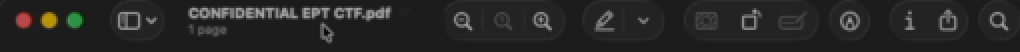
#> input picture writeups/forensics/Censoring/abyss/template.png, 510 x 26 px (shown 2 times larger)
$ python track.py
#> lines starting #> are read from the running program, lines starting #| are printed output that depends on the picture; pictures that were not available may be replaced by others from this repository, and a replacement may not be noted
import cv2, glob, os
import numpy as np

os.makedirs("tracked", exist_ok=True)

PDF_W = 506
PDF_H = 300

template = cv2.imread("template.png", cv2.IMREAD_GRAYSCALE)
#> template: shape (26, 510); min 2, max 165, mean 39.1
th, tw = template.shape[:2]
#> th = 26; tw = 510

for f in sorted(glob.glob("frames/*.png")):
    img = cv2.imread(f)
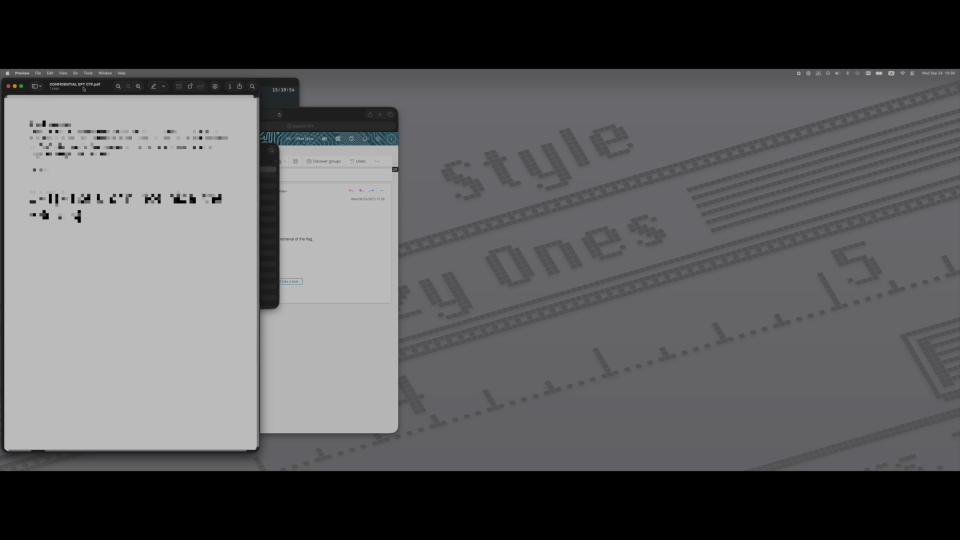
#> input picture writeups/forensics/Censoring/abyss/example_frame1.png, 1920 x 1080 px, given as the content of the folder frames, which was not available (shown at 1/2 size)
#> img is the input picture: shape (1080, 1920, 3); mean B, G, R 92.9, 91.4, 91.3
    gray = cv2.cvtColor(img, cv2.COLOR_BGR2GRAY)

    res = cv2.matchTemplate(gray, template, cv2.TM_CCOEFF_NORMED)
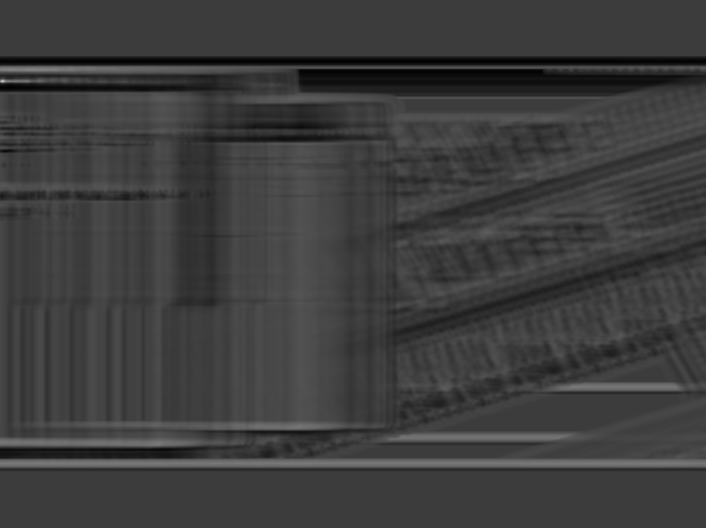
#> res: shape (1055, 1411) float32 (shown at 1/2 size); min -0.311, max 1, mean 0.00475; drawn with min black and max white
    _, _, _, max_loc = cv2.minMaxLoc(res)
#> max_loc = (5, 162)
    tx, ty = max_loc  # title bar top-left
#> tx = 5; ty = 162

    # crop starting at the titlebar from template.png
    x = tx
#> x = 5
    y = ty
#> y = 162
    crop = img[y:y+PDF_H, x:x+PDF_W]
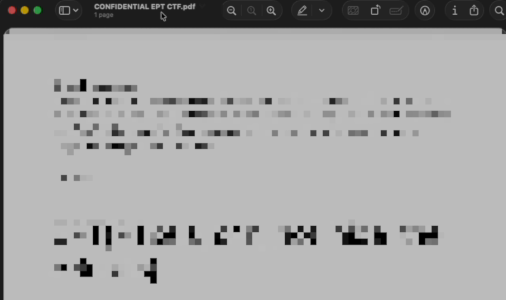
#> crop: shape (300, 506, 3); mean B, G, R 165.7, 165.8, 165.8

    cv2.imwrite("tracked/" + os.path.basename(f), crop)
